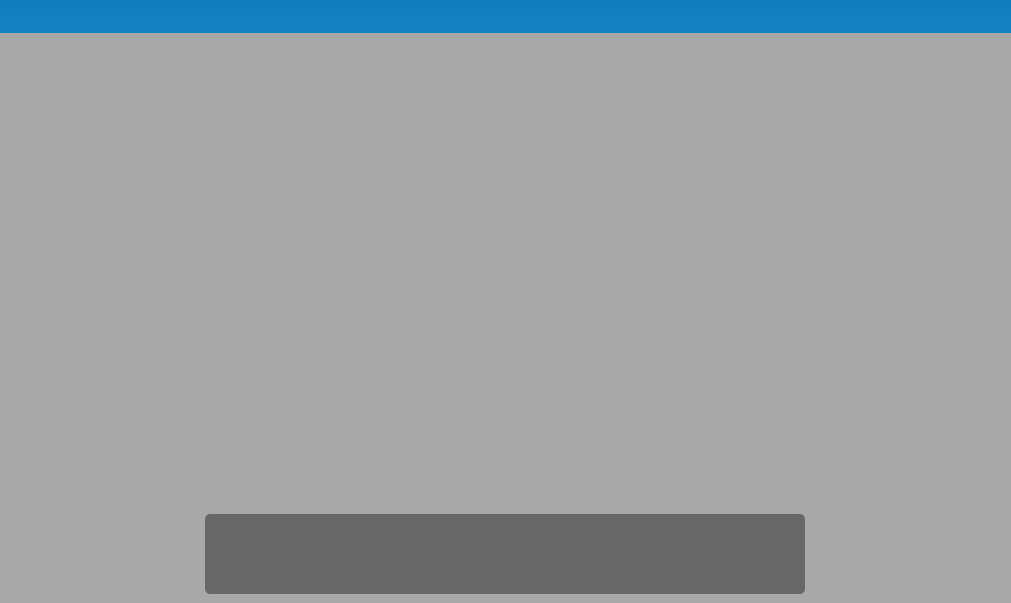
<?xml version="1.0" encoding="UTF-8"?>
<ui version="4.0">
 <class>Picture_view</class>
 <widget class="QDialog" name="Picture_view">
  <property name="geometry">
   <rect>
    <x>0</x>
    <y>0</y>
    <width>1011</width>
    <height>603</height>
   </rect>
  </property>
  <property name="windowTitle">
   <string>Dialog</string>
  </property>
  <layout class="QGridLayout" name="gridLayout_3">
   <property name="leftMargin">
    <number>0</number>
   </property>
   <property name="topMargin">
    <number>0</number>
   </property>
   <property name="rightMargin">
    <number>0</number>
   </property>
   <property name="bottomMargin">
    <number>0</number>
   </property>
   <property name="spacing">
    <number>0</number>
   </property>
   <item row="0" column="0">
    <widget class="QWidget" name="titlewidget" native="true">
     <property name="minimumSize">
      <size>
       <width>0</width>
       <height>33</height>
      </size>
     </property>
     <property name="maximumSize">
      <size>
       <width>160000</width>
       <height>33</height>
      </size>
     </property>
     <property name="styleSheet">
      <string notr="true">QWidget{
	background: qlineargradient(spread:pad, x1:0, y1:0, x2:0, y2:1, stop:0 #0F7DBE, stop:1 #1582C3);
border-radius:0px;
}</string>
     </property>
     <layout class="QGridLayout" name="gridLayout_2" columnstretch="1,5,1,1,1,1" columnminimumwidth="0,0,0,0,0,0">
      <property name="leftMargin">
       <number>1</number>
      </property>
      <property name="topMargin">
       <number>1</number>
      </property>
      <property name="rightMargin">
       <number>1</number>
      </property>
      <property name="bottomMargin">
       <number>1</number>
      </property>
      <property name="horizontalSpacing">
       <number>2</number>
      </property>
      <property name="verticalSpacing">
       <number>1</number>
      </property>
      <item row="0" column="0">
       <widget class="QLabel" name="lab_Ico">
        <property name="sizePolicy">
         <sizepolicy hsizetype="Minimum" vsizetype="Preferred">
          <horstretch>0</horstretch>
          <verstretch>0</verstretch>
         </sizepolicy>
        </property>
        <property name="minimumSize">
         <size>
          <width>0</width>
          <height>0</height>
         </size>
        </property>
        <property name="maximumSize">
         <size>
          <width>32</width>
          <height>33</height>
         </size>
        </property>
        <property name="styleSheet">
         <string notr="true">QLabel{
	border-radius:0px;
	color: #F0F0F0;
	background-color:rgba(0,0,0,0);
	border-style:none;
}</string>
        </property>
        <property name="text">
         <string/>
        </property>
        <property name="alignment">
         <set>Qt::AlignCenter</set>
        </property>
       </widget>
      </item>
      <item row="0" column="1">
       <widget class="QLabel" name="label">
        <property name="minimumSize">
         <size>
          <width>0</width>
          <height>0</height>
         </size>
        </property>
        <property name="maximumSize">
         <size>
          <width>761</width>
          <height>33</height>
         </size>
        </property>
        <property name="styleSheet">
         <string notr="true">QLabel{
	border-radius:0px;
	color: #F0F0F0;
	background-color:rgba(0,0,0,0);
	border-style:none;
}</string>
        </property>
        <property name="text">
         <string/>
        </property>
       </widget>
      </item>
      <item row="0" column="2">
       <spacer name="horizontalSpacer">
        <property name="orientation">
         <enum>Qt::Horizontal</enum>
        </property>
        <property name="sizeHint" stdset="0">
         <size>
          <width>107</width>
          <height>20</height>
         </size>
        </property>
       </spacer>
      </item>
      <item row="0" column="3">
       <widget class="QPushButton" name="btnMenu_Min">
        <property name="sizePolicy">
         <sizepolicy hsizetype="Minimum" vsizetype="Expanding">
          <horstretch>0</horstretch>
          <verstretch>0</verstretch>
         </sizepolicy>
        </property>
        <property name="minimumSize">
         <size>
          <width>0</width>
          <height>0</height>
         </size>
        </property>
        <property name="maximumSize">
         <size>
          <width>32</width>
          <height>33</height>
         </size>
        </property>
        <property name="cursor">
         <cursorShape>ArrowCursor</cursorShape>
        </property>
        <property name="focusPolicy">
         <enum>Qt::NoFocus</enum>
        </property>
        <property name="toolTip">
         <string>最小化</string>
        </property>
        <property name="styleSheet">
         <string notr="true">QPushButton{
	border-radius:0px;
	color: #F0F0F0;
	background-color:rgba(0,0,0,0);
	border-style:none;
}
QPushButton:hover{
	background-color: qlineargradient(spread:pad, x1:0, y1:1, x2:0, y2:0, stop:0 rgba(25, 134, 199, 0), stop:1 #50A3F0);
}</string>
        </property>
        <property name="text">
         <string/>
        </property>
        <property name="flat">
         <bool>true</bool>
        </property>
       </widget>
      </item>
      <item row="0" column="4">
       <widget class="QPushButton" name="btnMenu_Max">
        <property name="sizePolicy">
         <sizepolicy hsizetype="Minimum" vsizetype="Expanding">
          <horstretch>0</horstretch>
          <verstretch>0</verstretch>
         </sizepolicy>
        </property>
        <property name="minimumSize">
         <size>
          <width>0</width>
          <height>0</height>
         </size>
        </property>
        <property name="maximumSize">
         <size>
          <width>32</width>
          <height>33</height>
         </size>
        </property>
        <property name="cursor">
         <cursorShape>ArrowCursor</cursorShape>
        </property>
        <property name="focusPolicy">
         <enum>Qt::NoFocus</enum>
        </property>
        <property name="toolTip">
         <string>最大化</string>
        </property>
        <property name="styleSheet">
         <string notr="true">QPushButton{
	border-radius:0px;
	color: #F0F0F0;
	background-color:rgba(0,0,0,0);
	border-style:none;
}
QPushButton:hover{
	background-color: qlineargradient(spread:pad, x1:0, y1:1, x2:0, y2:0, stop:0 rgba(25, 134, 199, 0), stop:1 #50A3F0);
}</string>
        </property>
        <property name="text">
         <string/>
        </property>
        <property name="flat">
         <bool>true</bool>
        </property>
       </widget>
      </item>
      <item row="0" column="5">
       <widget class="QPushButton" name="btnMenu_Close">
        <property name="sizePolicy">
         <sizepolicy hsizetype="Minimum" vsizetype="Expanding">
          <horstretch>0</horstretch>
          <verstretch>0</verstretch>
         </sizepolicy>
        </property>
        <property name="minimumSize">
         <size>
          <width>0</width>
          <height>0</height>
         </size>
        </property>
        <property name="maximumSize">
         <size>
          <width>32</width>
          <height>33</height>
         </size>
        </property>
        <property name="cursor">
         <cursorShape>ArrowCursor</cursorShape>
        </property>
        <property name="focusPolicy">
         <enum>Qt::NoFocus</enum>
        </property>
        <property name="toolTip">
         <string>关闭</string>
        </property>
        <property name="styleSheet">
         <string notr="true">QPushButton{
	border-radius:0px;
	color: #F0F0F0;
	background-color:rgba(0,0,0,0);
	border-style:none;
}
QPushButton:hover{
	background-color: qlineargradient(spread:pad, x1:0, y1:1, x2:0, y2:0, stop:0 rgba(238, 0, 0, 128), stop:1 rgba(238, 44, 44, 255));
}</string>
        </property>
        <property name="text">
         <string/>
        </property>
        <property name="flat">
         <bool>true</bool>
        </property>
       </widget>
      </item>
     </layout>
    </widget>
   </item>
   <item row="2" column="0">
    <widget class="QWidget" name="widget" native="true">
     <property name="styleSheet">
      <string notr="true">background-color:rgb(58, 58, 58,100);</string>
     </property>
     <widget class="QWidget" name="widget_2" native="true">
      <property name="geometry">
       <rect>
        <x>205</x>
        <y>481</y>
        <width>600</width>
        <height>80</height>
       </rect>
      </property>
      <property name="sizePolicy">
       <sizepolicy hsizetype="Fixed" vsizetype="Fixed">
        <horstretch>0</horstretch>
        <verstretch>0</verstretch>
       </sizepolicy>
      </property>
      <property name="minimumSize">
       <size>
        <width>600</width>
        <height>80</height>
       </size>
      </property>
      <property name="focusPolicy">
       <enum>Qt::NoFocus</enum>
      </property>
      <property name="styleSheet">
       <string notr="true">border-radius:5px;
background-color:rgb(58, 58,58,150);</string>
      </property>
      <layout class="QGridLayout" name="gridLayout">
       <item row="0" column="0">
        <widget class="QPushButton" name="prePicButton">
         <property name="minimumSize">
          <size>
           <width>0</width>
           <height>0</height>
          </size>
         </property>
         <property name="maximumSize">
          <size>
           <width>51</width>
           <height>51</height>
          </size>
         </property>
         <property name="focusPolicy">
          <enum>Qt::NoFocus</enum>
         </property>
         <property name="styleSheet">
          <string notr="true">border-image:url(:/icon/prev.png);
background-color:rgb(255,255,255,0);</string>
         </property>
         <property name="text">
          <string/>
         </property>
        </widget>
       </item>
       <item row="0" column="1">
        <widget class="QPushButton" name="largerButton">
         <property name="minimumSize">
          <size>
           <width>0</width>
           <height>0</height>
          </size>
         </property>
         <property name="maximumSize">
          <size>
           <width>51</width>
           <height>51</height>
          </size>
         </property>
         <property name="focusPolicy">
          <enum>Qt::NoFocus</enum>
         </property>
         <property name="styleSheet">
          <string notr="true">border-image:url(:/icon/larger.png);
background-color:rgb(255,255,255,0);</string>
         </property>
         <property name="text">
          <string/>
         </property>
        </widget>
       </item>
       <item row="0" column="2">
        <widget class="QPushButton" name="smallerButton">
         <property name="minimumSize">
          <size>
           <width>0</width>
           <height>0</height>
          </size>
         </property>
         <property name="maximumSize">
          <size>
           <width>51</width>
           <height>51</height>
          </size>
         </property>
         <property name="focusPolicy">
          <enum>Qt::NoFocus</enum>
         </property>
         <property name="styleSheet">
          <string notr="true">border-image:url(:/icon/smaller.png);
background-color:rgb(255,255,255,0);</string>
         </property>
         <property name="text">
          <string/>
         </property>
        </widget>
       </item>
       <item row="0" column="3">
        <widget class="QPushButton" name="nextPicButton">
         <property name="minimumSize">
          <size>
           <width>0</width>
           <height>0</height>
          </size>
         </property>
         <property name="maximumSize">
          <size>
           <width>51</width>
           <height>51</height>
          </size>
         </property>
         <property name="focusPolicy">
          <enum>Qt::NoFocus</enum>
         </property>
         <property name="styleSheet">
          <string notr="true">border-image:url(:/icon/next.png);
background-color:rgb(255,255,255,0);</string>
         </property>
         <property name="text">
          <string/>
         </property>
        </widget>
       </item>
      </layout>
     </widget>
    </widget>
   </item>
  </layout>
 </widget>
 <resources/>
 <connections/>
</ui>
